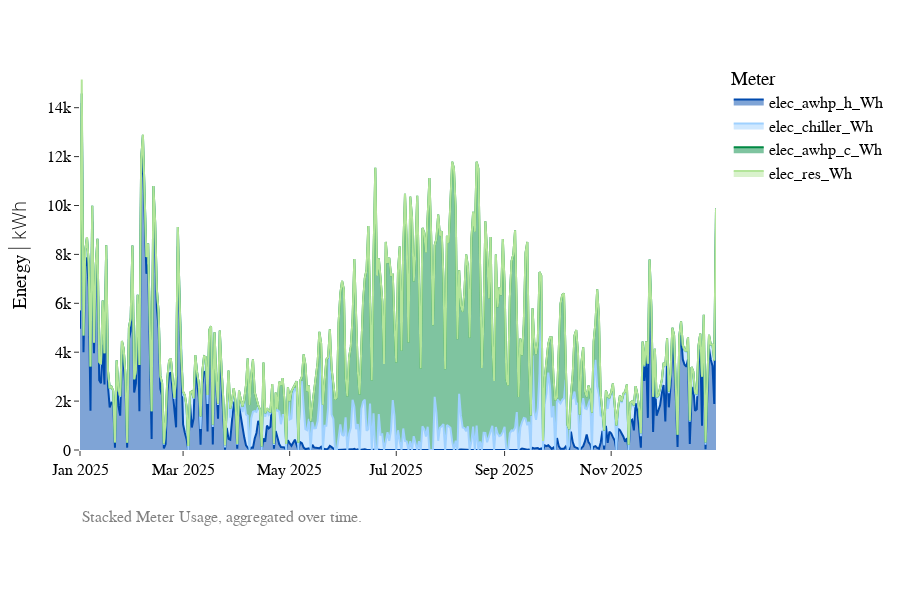

Source (notebook cell):
### Code cell
from src.visuals import plot_meter_timeseries

df = source_energy.copy()

equipment_scenarios = "eq_scenario_4"
emission_scenarios = "em_scenario_a"

plot_meter_timeseries(df, equipment_scenario=equipment_scenarios, emission_scenario=emission_scenarios, stacked=True, include_gas=True, unit_mode="SI")

### Figure 1 — Plotly figure (JSON) as saved in the notebook; plotly's stock layout.template omitted (floating-point values rounded to 4 significant figures; data arrays with more than 128 entries replaced by an {"elided": "..."} marker saying what was removed)
{"data": [{"fillpattern": {"shape": ""}, "hovertemplate": "Meter=elec_awhp_h_Wh<br>timestamp=%{x}<br>Usage=%{y}<extra></extra>", "legendgroup": "elec_awhp_h_Wh", "line": {"color": "#004AAE"}, "marker": {"symbol": "circle"}, "mode": "lines", "name": "elec_awhp_h_Wh", "orientation": "v", "showlegend": true, "stackgroup": "one", "type": "scatter", "x": {"elided": "365 str values"}, "xaxis": "x", "y": {"elided": "365 float values"}, "yaxis": "y"}, {"fillpattern": {"shape": ""}, "hovertemplate": "Meter=elec_chiller_Wh<br>timestamp=%{x}<br>Usage=%{y}<extra></extra>", "legendgroup": "elec_chiller_Wh", "line": {"color": "#9FD1FF"}, "marker": {"symbol": "circle"}, "mode": "lines", "name": "elec_chiller_Wh", "orientation": "v", "showlegend": true, "stackgroup": "one", "type": "scatter", "x": {"elided": "365 str values"}, "xaxis": "x", "y": {"elided": "365 float values"}, "yaxis": "y"}, {"fillpattern": {"shape": ""}, "hovertemplate": "Meter=elec_awhp_c_Wh<br>timestamp=%{x}<br>Usage=%{y}<extra></extra>", "legendgroup": "elec_awhp_c_Wh", "line": {"color": "#018943"}, "marker": {"symbol": "circle"}, "mode": "lines", "name": "elec_awhp_c_Wh", "orientation": "v", "showlegend": true, "stackgroup": "one", "type": "scatter", "x": {"elided": "365 str values"}, "xaxis": "x", "y": {"elided": "365 float values"}, "yaxis": "y"}, {"fillpattern": {"shape": ""}, "hovertemplate": "Meter=elec_res_Wh<br>timestamp=%{x}<br>Usage=%{y}<extra></extra>", "legendgroup": "elec_res_Wh", "line": {"color": "#B3E59A"}, "marker": {"symbol": "circle"}, "mode": "lines", "name": "elec_res_Wh", "orientation": "v", "showlegend": true, "stackgroup": "one", "type": "scatter", "x": {"elided": "365 str values"}, "xaxis": "x", "y": {"elided": "365 float values"}, "yaxis": "y"}], "layout": {"annotations": [{"align": "center", "font": {"color": "gray", "size": 16}, "showarrow": false, "text": "Stacked Meter Usage, aggregated over time.", "x": 0, "xref": "paper", "y": -0.2, "yref": "paper"}], "font": {"size": 16}, "height": 600, "legend": {"title": {"text": "Meter"}, "tracegroupgap": 0}, "margin": {"b": 150, "t": 60}, "title": {"font": {"size": 14}}, "xaxis": {"anchor": "y", "domain": [0, 1], "title": {"text": ""}}, "yaxis": {"anchor": "x", "domain": [0, 1], "title": {"text": "Energy <span style=\"font-weight:200\">| kWh</span>"}}}}
